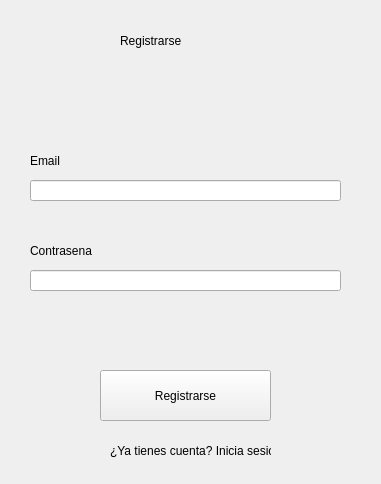
<?xml version="1.0" encoding="UTF-8"?>
<ui version="4.0">
 <class>MainWindow</class>
 <widget class="QMainWindow" name="MainWindow">
  <property name="geometry">
   <rect>
    <x>0</x>
    <y>0</y>
    <width>381</width>
    <height>484</height>
   </rect>
  </property>
  <property name="windowTitle">
   <string>MainWindow</string>
  </property>
  <widget class="QWidget" name="centralwidget">
   <widget class="QLineEdit" name="passwordInput">
    <property name="geometry">
     <rect>
      <x>30</x>
      <y>270</y>
      <width>311</width>
      <height>21</height>
     </rect>
    </property>
    <property name="echoMode">
     <enum>QLineEdit::EchoMode::Password</enum>
    </property>
   </widget>
   <widget class="QLineEdit" name="emailInput">
    <property name="geometry">
     <rect>
      <x>30</x>
      <y>180</y>
      <width>311</width>
      <height>21</height>
     </rect>
    </property>
    <property name="echoMode">
     <enum>QLineEdit::EchoMode::Password</enum>
    </property>
   </widget>
   <widget class="QPushButton" name="aceptatButton">
    <property name="geometry">
     <rect>
      <x>100</x>
      <y>370</y>
      <width>171</width>
      <height>51</height>
     </rect>
    </property>
    <property name="text">
     <string>Registrarse</string>
    </property>
   </widget>
   <widget class="QLabel" name="loginTitle">
    <property name="geometry">
     <rect>
      <x>120</x>
      <y>20</y>
      <width>131</width>
      <height>41</height>
     </rect>
    </property>
    <property name="text">
     <string>Registrarse</string>
    </property>
   </widget>
   <widget class="QLabel" name="emailLabel">
    <property name="geometry">
     <rect>
      <x>30</x>
      <y>140</y>
      <width>121</width>
      <height>41</height>
     </rect>
    </property>
    <property name="text">
     <string>Email</string>
    </property>
   </widget>
   <widget class="QLabel" name="passwordLabel">
    <property name="geometry">
     <rect>
      <x>30</x>
      <y>230</y>
      <width>121</width>
      <height>41</height>
     </rect>
    </property>
    <property name="text">
     <string>Contrasena</string>
    </property>
   </widget>
   <widget class="QLabel" name="passwordLabel_2">
    <property name="geometry">
     <rect>
      <x>110</x>
      <y>430</y>
      <width>161</width>
      <height>41</height>
     </rect>
    </property>
    <property name="text">
     <string>¿Ya tienes cuenta? Inicia sesión</string>
    </property>
   </widget>
  </widget>
 </widget>
 <resources/>
 <connections/>
</ui>
